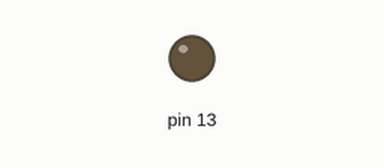
The sketch below on a simulated Arduino Uno, built with avr-gcc and run on an emulated ATmega328P. Shown: output pins drawn as LEDs (lit = HIGH). Random numbers use the default seed unless the sketch sets one.

Above: at 2.9 s.
Timing chart, 0 to 40.0 s (numbered marks = the images above):
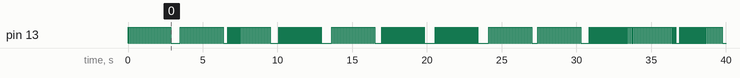

The sketch:

urgent.ino
```cpp
int counter = 0;

void setup() {
  pinMode(13, OUTPUT);

}

void loop() {
 digitalWrite(13, HIGH);
 delay(50);
 digitalWrite(13, LOW);
 delay(50);
 counter += 1;
 if(counter % 29 == 0)    //breaks up the monotony
 {
  delay(random(50, 700));   //not actually sure if it chooses a random number every time but it really does not matter
 }
}
```
